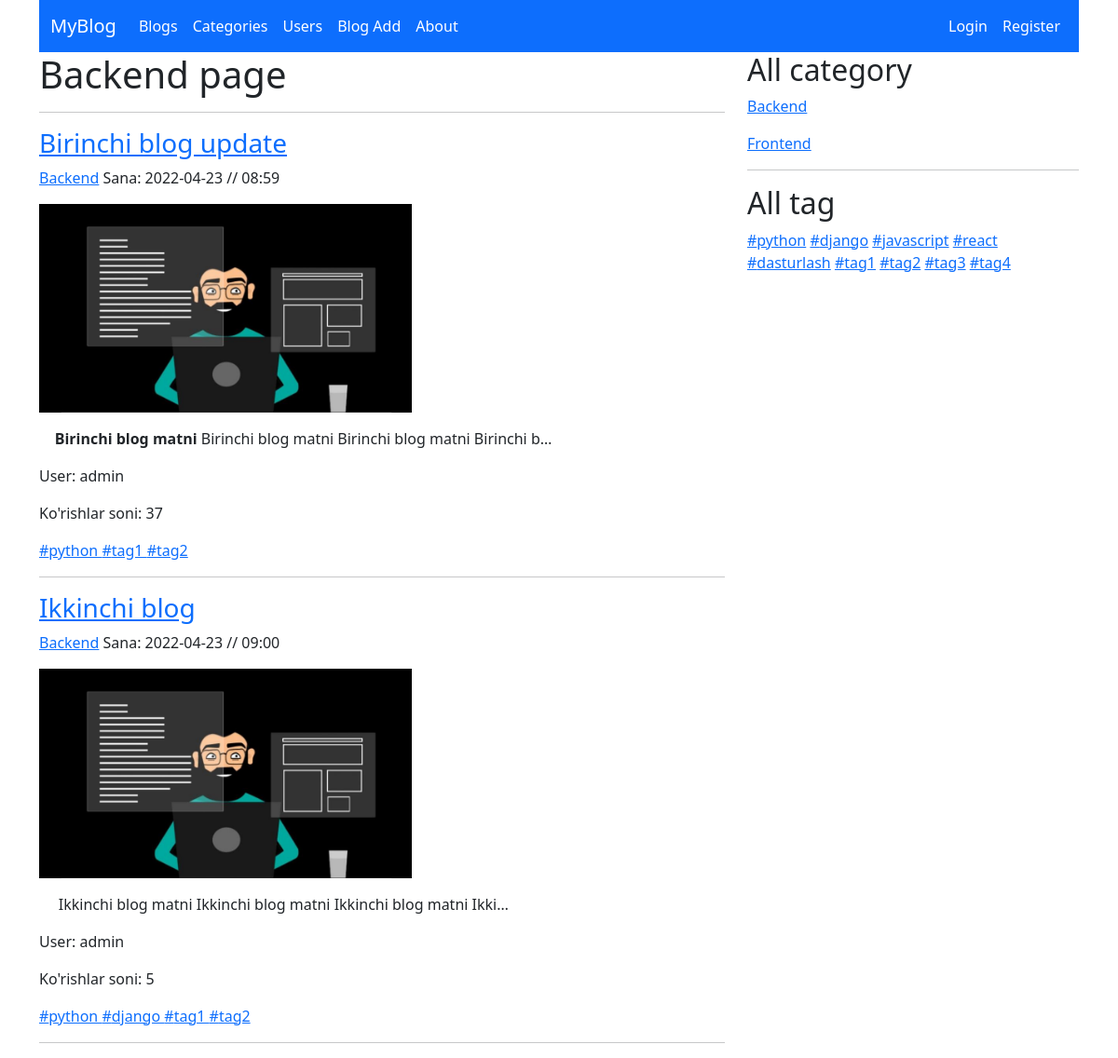
The page /category/backend on the database its author committed.
### blog/models/category.py (models this page shows, shortened)
class Category(models.Model):
    name = models.CharField(max_length=50)
    slug = models.SlugField(max_length=50, unique=True)
    image = models.ImageField(upload_to='category/')
    description = models.TextField()
    user = models.ManyToManyField(Account, related_name='category', null=True, blank=True)

### blog/models/blog.py (models this page shows, shortened)
class Blog(models.Model):
    title = models.CharField(max_length=150)
    slug = models.SlugField(max_length=150, unique=True)
    image = models.ImageField(upload_to='blog/')
    description = RichTextField()
    user = models.ForeignKey(Account, on_delete=models.SET_NULL, null=True, related_name='blog')
    category = models.ForeignKey(Category, on_delete=models.SET_NULL, null=True, related_name='blog')
    created = models.DateTimeField(auto_now_add=True)
    updated = models.DateTimeField(auto_now=True)
    views = models.PositiveIntegerField(default=0)
    tags = models.ManyToManyField(Tag)
    is_published = models.BooleanField(default=False)

### account/models.py (models this page shows, shortened)
class Account(AbstractUser):
    username = models.CharField(max_length=50, unique=True,
                                help_text=(
                                   "Siz 50 ta belgidan iborat username tanlashingiz mumkin"
                                ),
                                error_messages={
                                    "unique": "Bunaqa user avval ruyxatdan utgan.",
                                },
                                )
    phone_number = models.CharField(max_length=13, null=True, blank=True)
    date_of_birth = models.DateField(null=True, blank=True)
    image = models.ImageField(upload_to='account')
    address = models.CharField(max_length=150, null=True, blank=True)
    USERNAME_FIELD = "username"

### blog/models/tag.py (models this page shows, shortened)
class Tag(models.Model):
    name = models.CharField(max_length=50)
    slug = models.SlugField(max_length=50, unique=True)

### blog/views.py (the view)
# urls.py: path('category/<slug:slug>', BlogByCategory.as_view(), name='category_blogs'),
class BlogByCategory(BaseView, View):
    def get(self, request, slug):
        category = Category.objects.get(slug=slug)
        blogs = Blog.objects.filter(category=category)
        categories = self.category()
        tags = self.tag()
        context = {
            'blogs': blogs,
            'category': category,
            'categories': categories,
            'tags': tags,
        }
        return render(request, 'blog/category_blogs.html', context)

### blog/views.py (called while the page is built)
    def category(self):
        category_list = Category.objects.all()
        return category_list

    def tag(self):
        tag_list = Tag.objects.all()
        return tag_list

### templates/blog/category_blogs.html (shortened to what this page needs)
{% extends 'base.html' %}
{% block content %}
   <h1>{{ category.name }} page</h1>
    <hr>
    {% for blog in blogs %}
        <h3><a href="{% url 'blog_detail' blog.slug %}">{{ blog.title }}</a></h3>
        <p><a href="#">{{ blog.category.name }}</a>
            Sana: {{ blog.created | date:'Y-m-d // h:i' }}</p>
        <img style="width: 400px;" src="{{ blog.image.url }}" alt="Bu rasm">
        <p>{{ blog.description|truncatechars_html:100|safe }}</p>
        <p>User: {{ blog.user.username }}</p>
        <p>Ko'rishlar soni: {{ blog.views }}</p>
        {% for tag in blog.tags.all %}
            <a href="#">#{{ tag.name }} </a>
        {% endfor %}
        <hr>
    {% endfor %}
{% endblock %}

### templates/base.html (shortened to what this page needs)
<!DOCTYPE html>
<html lang="en">
<head>
{% load static %}
    <link href="{% static 'css/bootstrap.min.css' %}" rel="stylesheet">
</head>
<body>
<div class="container">
    {% include 'header.html' %}
    <div class="row">
        <div class="col-lg-8">
            {% block content %}
            {% endblock %}
        </div>
        <div class="col-lg-4">
            <h2>All category</h2>
            {% for c in categories %}
                <p><a href="{% url 'category_blogs' c.slug %}">{{ c.name }}</a></p>
            {% endfor %}
            <hr>
            <h2>All tag</h2>
            {% for t in tags %}
                <a href="{% url 'tag_blogs' t.slug %}">#{{ t.name }}</a>
            {% endfor %}
        </div>
    </div>
</div>
</body>
</html>

### rows shown on the page
Category: name "Backend"
Blog: title "Birinchi blog update", category.name "Backend", created "2022-04-23 // 08:59", image (picture), description "Birinchi blog matni Birinchi blog matni Birinchi blog matni Birinchi b…", user.username "admin", views "37"
Tag: name "python"
Tag: name "tag1"
Tag: name "tag2"
Blog: title "Ikkinchi blog", category.name "Backend", created "2022-04-23 // 09:00", image (picture), description "Ikkinchi blog matni Ikkinchi blog matni Ikkinchi blog matni Ikki…", user.username "admin", views "5"
Tag: name "django"
Category: name "Frontend"
Tag: name "javascript"
Tag: name "react"
Tag: name "dasturlash"
Tag: name "tag3"
Tag: name "tag4"
